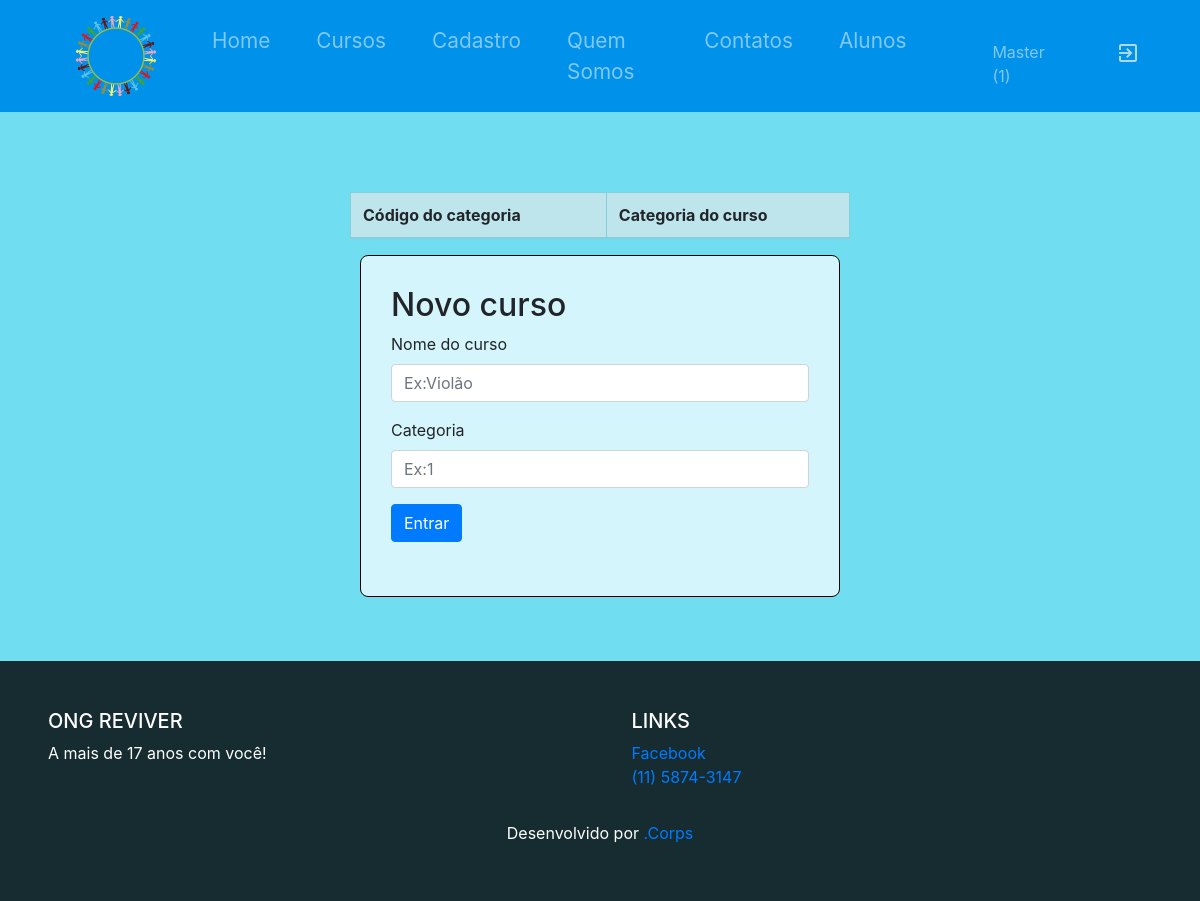
/Views/AddCurso.php (signed in), run on an earlier commit of the app's database.
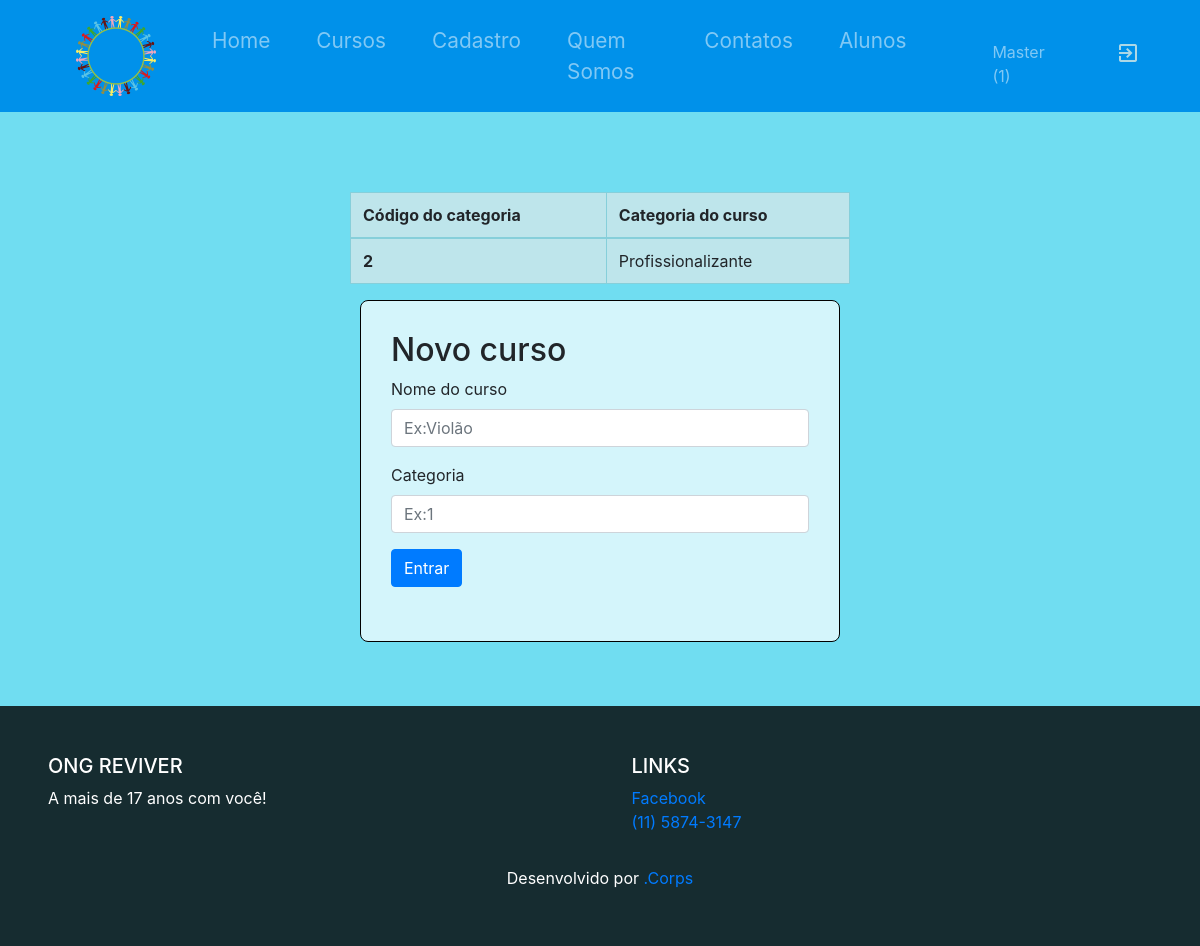
And on a later commit of the database.
### tables this page shows
create table TipoCurso(
AT_TipoCursoID int(2) primary key,
AT_Tipo varchar(20)
);

### Controller/ConsultaTipoPHP.php (the view)
<?php
include_once('Config.php');
echo " <table class='
table table-bordered table-info col-5 mx-auto'>
  <thead>
<tr>
  <th scope='col'>Código do categoria</th>
  <th scope='col'>Categoria do curso</th>
</tr>
</thead>
<tbody>
"
;
$query = mysqli_query($mysqli,"SELECT * FROM TipoCurso");
 while($print = mysqli_fetch_array($query)) {
echo"
<tr>
  <th scope='row'>".$print['AT_TipoCursoID']."</th>
  <td>".$print['AT_Tipo']."</td>
</tr>
";}
echo "
</tbody>
</table>
";
 ?>

### Controller/Config.php (shortened to what this page needs)
<?php
echo "
<link rel='stylesheet' href='https://stackpath.bootstrapcdn.com/bootstrap/4.3.1/css/bootstrap.min.css'>
 <link rel='stylesheet' type='text/css' href='Header.css'>
  <link href='https://fonts.googleapis.com/icon?family=Material+Icons' rel='stylesheet'>
<meta charset='utf-8'>
";
?>

### Views/Components/Header.php (shortened to what this page needs)
<?php
include('../Controller/Config.php');
if(isset($_SESSION['nivel']) && $_SESSION['nivel'] != 0 ){
  $nivel = "(".$_SESSION['nivel'].")";
  $logout = "<form action='../Controller/logoutPHP.php' method='get'>
<button id='logout' name='logout'  value='1' class='material-icons'>exit_to_app</button>
</form>
";
}
if ($_SESSION['nivel'] == 1 || $_SESSION['nivel'] == 2) {
  $AlunosCab = "Alunos";
}else{
  $AlunosCab = "";
}
 echo "
 <!DOCTYPE html>
 <html>
 <head>
 	<title></title>
 </head>
 <body>
 <nav class='navbar navbar-expand-lg navbar-dark' id='cab' style='background-color:#0091ea;'>
   <a class='navbar-brand' href='../Index.php'>
     <img src='../Imagens/Logo.png' id='logo' alt='logo'>
   </a>
   <div class='navbar-collapse' id='items'>
     <ul class='navbar-nav'>
   	<li class='nav-item'>
    <a class='nav-link' href='../Index.php' id='home'>
   	Home
   </a>
   </li>
   <li class='nav-item dropdown'>
     <a class='nav-link' href='Cursos.php'>
   Cursos
 </a>
 </li>
  <li class='nav-item'>
   <a class='nav-link' href='Cadastro.php'>
   	Cadastro
   </a>
 </li>
 <li class='nav-item'>
     <a class='nav-link' href='Somos.php'>
   	Quem Somos
   </a>
 </li>
 <li class='nav-item '>
   <a class='nav-link  ' href='Contatos.php'>
   	Contatos
   </a>
 </li>
 <li class='nav-item'>
   <a class='nav-link' href='Alunos.php'>
   ".$AlunosCab."
   </a>
 </li>
 </ul>
   </div>
   <div id='items'>
  <ul class='navbar-nav navbar-right'>
 	<li class='nav-link mt-3' >
     <a class= 'nav-link' href='Login.php'>
".$_SESSION['Nome']." ".$nivel."
     </a>
 	</li>
 <li class='nav-item mt-4'>
   <a class='nav-link' >
   ".$logout."
   </a>
 </li>
 </ul>
 </div>
 </nav>
"; ?>
</body>
</html>

### Views/AddCurso.php (shortened to what this page needs)
<?php
include('Components/Header.php');
?>
<?php
include('../Controller/ConsultaTipoPHP.php');
 ?>
<form class="mx-auto" id='loginForm' action="../Models/CursoAddPHP.php?f=1" method="post">
  <h2>Novo curso</h2>
  <div class='form-group'>
    <label for='curso'>Nome do curso</label>
    <input type="text" id='curso' name='name' class='form-control' title='Insira o nome do curso' placeholder="Ex:Violão" value="">
  </div>
  <div class='form-group'>
    <label for="Categoria">Categoria</label>
    <input type="text" id='Categoria' name='cat' class='form-control' placeholder="Ex:1" title='Insira o código da categoria' value="">
  </div>
<button type="submit" id='enviar' class="btn btn-primary">Entrar</button><br><br>
</form>
<?php
include('Components/Footer.php');
?>

### Views/Components/Footer.php
<?php
include('../Controller/Config.php');
echo "
<br>
<br>
<footer class='page-footer'>
  <div class='container-fluid pt-5 pl-5 '>
    <div class='row'>
      <div class='col'>
        <h5 class='text-uppercase'>ONG Reviver</h5>
        <p>A mais de 17 anos com você!</p>
      </div>
      <div class='col'>
        <h5 class='text-uppercase'>Links</h5>
        <ul class='list-unstyled '>
          <li>
            <a class='inf' href='https://web.facebook.com/revivercapao/'>Facebook</a><br>
          </li>
          <li>
            <a href='https://web.facebook.com/revivercapao/' class='inf'>(11) 5874-3147</a>
          </li>
        </ul>
      </div>
    </div>
  </div>
  <div class='footer-copyright text-center py-3'>
    Desenvolvido por <a href='https://github.com/RaphaelBRodrigues/'>.Corps</a>
  </div>
</footer>
</body>
</html>
";
?>

### Views/Header.css (style rules this page uses)
body { background-color: #70ddf1; ; margin: 0 auto; }
.nav-link { color:White; }
#cab { border-bottom:black 1 solid; }
nav { margin-bottom: 80px; }
#logo { height:80px; margin-left: 3em; }
.nav-item { font-size: 1.3em; display:inline; }
#loginForm { width:40%; background-color: rgba(255,255,255,0.7); border: 1px black solid; align-items:center; border-radius: 8px; padding:30px 30px 30px 30px; }
#items { margin-left: 2em; }
li { margin-right: 30px; }
#enviar { align-items: center; }
footer { color:white; height: 15em; background-color: rgba(0,0,0,0.8); margin-top: 1px solid black; }
#logout { background-color: rgba(0,0,0,0); border: 0px; color:lightblue; }

What changed in the data, as far as the page shows it:
added tipocurso: AT_TipoCursoID "2", AT_Tipo "Profissionalizante"
